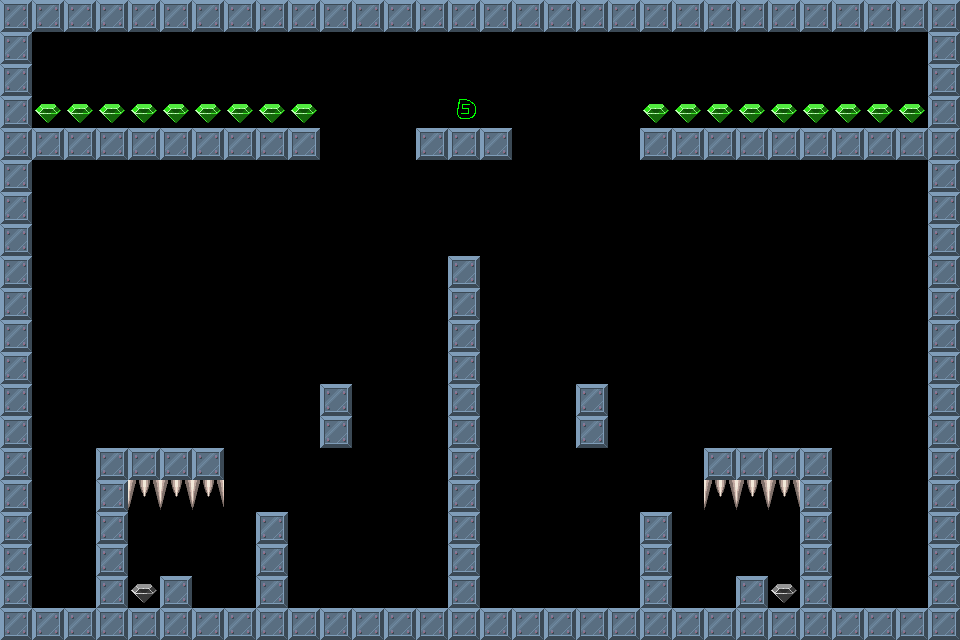

Below is a game level as drawn by its tile map, then a one-line description and the .tmx that defines it (tile-layer data replaced by summaries):
An orthogonal 30x20 tile map with 32x32 px tiles, 1 tile layer (Tile Layer 1).

<map version="1.0" orientation="orthogonal" width="30" height="20" tilewidth="32" tileheight="32">
 <tileset firstgid="1" name="brick-1" tilewidth="32" tileheight="32">
  <image source="brick-1.png" width="128" height="128" />
  <tile id="0">
   <properties>
    <property name="components" value="Platform" />
   </properties>
  </tile>
  <tile id="1">
   <properties>
    <property name="components" value="PlayerStart" />
   </properties>
  </tile>
  <tile id="2">
   <properties>
    <property name="components" value="Spikes, Deadly" />
   </properties>
  </tile>
  <tile id="3">
   <properties>
    <property name="components" value="Gem" />
   </properties>
  </tile>
  <tile id="4">
   <properties>
    <property name="components" value="Spikes, Deadly" />
   </properties>
  </tile>
  <tile id="5">
   <properties>
    <property name="components" value="Stone, Pushable, Platform" />
   </properties>
  </tile>
  <tile id="6">
   <properties>
    <property name="components" value="Gem, PowerUp" />
   </properties>
  </tile>
  <tile id="7">
   <properties>
    <property name="components" value="Gem, PowerDown" />
   </properties>
  </tile>
 </tileset>
 <layer name="Tile Layer 1" width="30" height="20">
  <data>[600 cells, 183 non-empty, 5 distinct tile ids]</data>
 </layer>
</map>